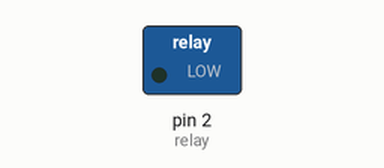
Simulated run of this sketch. Board: Arduino Uno, built with avr-gcc and run on an emulated ATmega328P. On the bench: switched loads named in the sketch (green lamp = pin HIGH).

Above: at 2.5 s.
At 5.5 s:
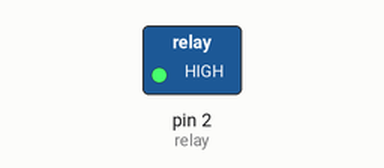
Timing chart, 0 to 7.8 s (numbered marks = the images above):
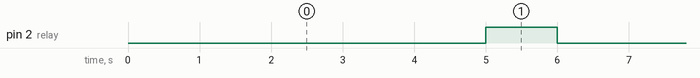

Measured:
- by itself, pin 2 (relay): alternates HIGH for 1.0 s and LOW for 5.0 s

The sketch:

Relay_LED.ino
```cpp
#define relay 2// defining the pin 1 of the arduino for the relay module
#define led 13
void setup() {
  // put your setup code here, to run once:
  pinMode(relay,OUTPUT);
  pinMode(relay,OUTPUT);
  digitalWrite(led,HIGH);
}

/*For the connection , + Normally closed (NC) : the contact is closed when the relay is not energized
                       + Normally Open (NO) : the contact is open when the relay is not energized*/
void loop() {
  digitalWrite(relay,LOW);// There is no current in the relay or the relay is not ennergized
  delay(5000);
  digitalWrite(relay,HIGH);// There is current in the relay or the relay is energized.
  delay(1000);
}
```
